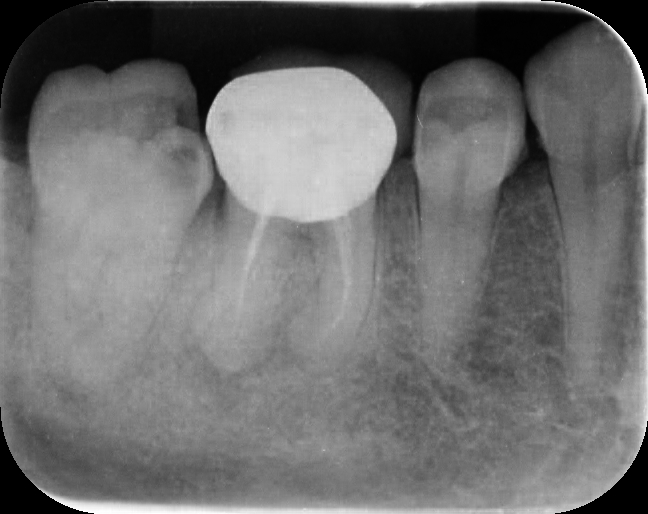
#> input picture project/Data/1-Crown/15.jpg, 648 x 514 px, found by its file name
$ jupyter execute 'Image Thresholding and Segmentation.ipynb'
#> lines starting #> are read from the running program, lines starting #| are printed output that depends on the picture; after the words box and inside, x2 and y2 are one past the last pixel; in counts of white or black regions, pixels touching at a corner belong together; long printed decimals are rounded
[cell 1]
from skimage import io, measure, img_as_ubyte
from skimage.filters import threshold_otsu, threshold_multiotsu
from skimage.color import label2rgb, rgb2gray
from skimage.segmentation import clear_border
import numpy as np
import matplotlib.pyplot as plt

[cell 2]
sample_img = io.imread('Data/1-crown/15.jpg', as_gray=True)
#> sample_img is the input picture: shape (514, 648) float64; min 0, max 1, mean 0.434
print(np.shape(sample_img))
#| (514, 648)
io.imshow(sample_img)

[cell 3]
plt.hist(sample_img.flat, bins='auto', range=(0,1.5))
#> figure, not shown here; tallest bar 10965 high, from x = -4.34e-19 to 0.0061

[cell 4]
background = (sample_img <= 0.6)
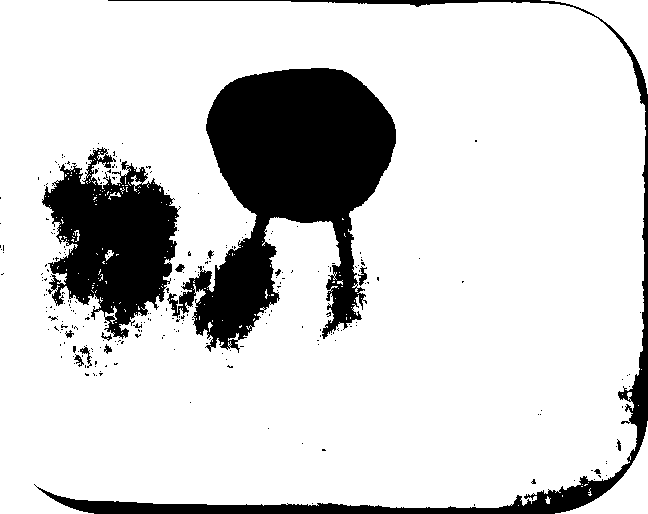
#> background: shape (514, 648) bool; 82.4% white; 269 black regions (254 under 20 px), largest, box (x1, y1, x2, y2) and area: (167, 68, 396, 353) 32139, (42, 147, 181, 339) 15037, (34, 0, 648, 514) 10170
img_data = (sample_img>0.6)
plt.imshow(img_data)

[cell 5]
thresh = threshold_otsu(sample_img)
#> thresh = 0.311
binary = sample_img > thresh
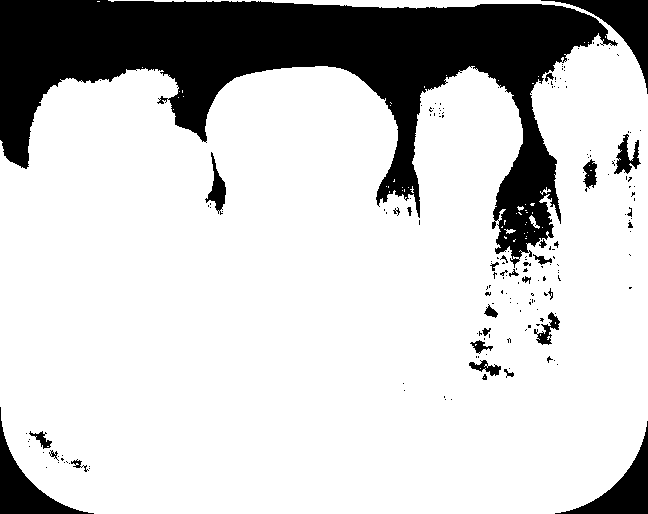
#> binary: shape (514, 648) bool; 79.6% white; 178 black regions (148 under 20 px), largest, box (x1, y1, x2, y2) and area: (0, 0, 618, 268) 57236, (541, 0, 648, 94) 2508, (0, 407, 94, 514) 2508

fig, axes = plt.subplots(ncols=3, figsize=(8, 2.5))
ax = axes.ravel()
ax[0] = plt.subplot(1, 3, 1)
ax[1] = plt.subplot(1, 3, 2)
ax[2] = plt.subplot(1, 3, 3, sharex=ax[0], sharey=ax[0])

ax[0].imshow(sample_img, cmap=plt.cm.gray)
ax[0].set_title('Original')
ax[0].axis('off')

ax[1].hist(sample_img.ravel(), bins=256)
ax[1].set_title('Histogram')
ax[1].axvline(thresh, color='r')

ax[2].imshow(binary, cmap=plt.cm.gray)
ax[2].set_title('Thresholded')
ax[2].axis('off')

plt.show()
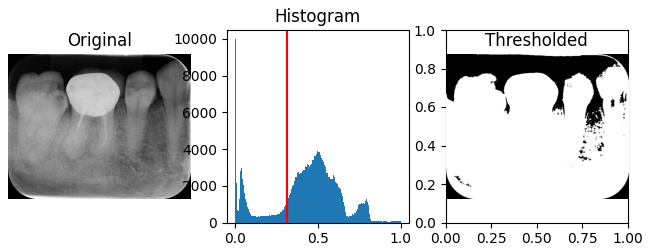
#> figure drawn by matplotlib, 3 panels; panel 2: tallest bar 9980 high, from x = 0 to 0.00391

[cell 6]
# Applying multi-Otsu threshold for the default value, generating
# three classes.
thresholds = threshold_multiotsu(sample_img)
#> thresholds = [0.252, 0.541]

# Using the threshold values, we generate the three regions.
regions = np.digitize(sample_img, bins=thresholds)
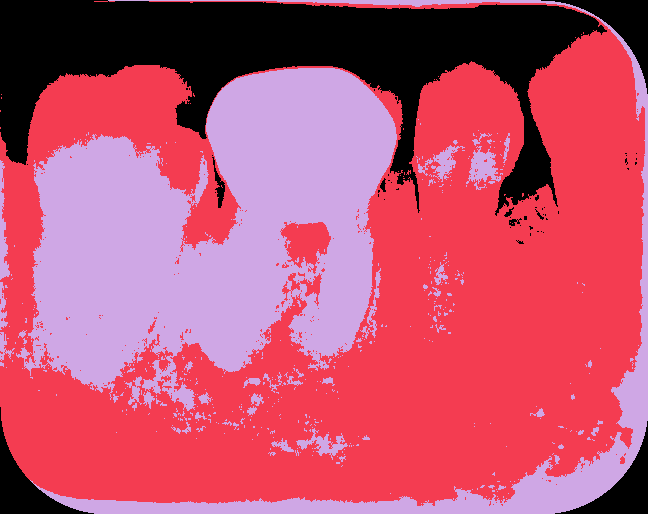
#> regions: shape (514, 648) int64; 3 distinct labels, from 0 to 2; one colour per label, 0 black

fig, ax = plt.subplots(nrows=1, ncols=3, figsize=(10, 3.5))

# Plotting the original image.
ax[0].imshow(sample_img, cmap='gray')
ax[0].set_title('Original')
ax[0].axis('off')

# Plotting the histogram and the two thresholds obtained from
# multi-Otsu.
ax[1].hist(sample_img.ravel(), bins=255)
ax[1].set_title('Histogram')
for thresh in thresholds:
    ax[1].axvline(thresh, color='r')
#> this loop made 2 passes
#> thresh on passes 1 to 2: 0.252, 0.541

# Plotting the Multi Otsu result.
ax[2].imshow(regions, cmap='jet')
ax[2].set_title('Multi-Otsu result')
ax[2].axis('off')

plt.subplots_adjust()

plt.show()
#> figure, not shown here; panel 2: tallest bar 9980 high, from x = 0 to 0.00392

# Image segmentation followed by measurements

[cell 7]
img_as_ubyte(sample_img)
print(np.shape(sample_img))
#| (514, 648)
io.imshow(sample_img)

[cell 8]
plt.hist(sample_img.ravel(), bins='auto')
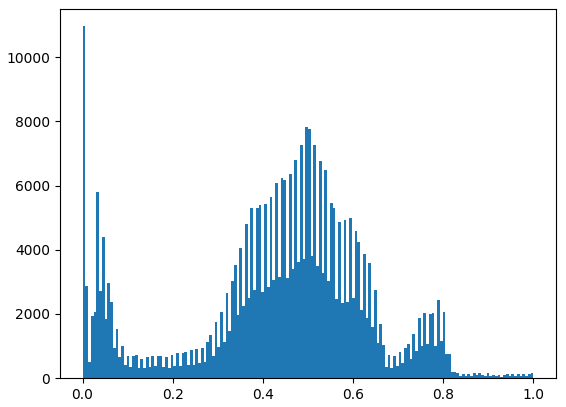
#> figure drawn by matplotlib, 1 panel; tallest bar 10965 high, from x = -4.34e-19 to 0.0061

[cell 9]
threshold = threshold_otsu(sample_img)
#> threshold = 0.311
print(threshold)
#| 0.3105
threshold_img = sample_img<threshold
#> threshold_img: shape (514, 648) bool; 20.4% white; 178 white regions (148 under 20 px)
io.imshow(threshold_img)

[cell 10]
thresholds = threshold_multiotsu(sample_img, classes=3)
print(thresholds)
#| [0.252 0.541]
multi_threshold_img = np.digitize(sample_img, bins=thresholds)
io.imshow(multi_threshold_img)

[cell 11]
# edge_touching_removed = clear_border(multi_threshold_img)
# io.imshow(edge_touching_removed)

[cell 12]
label_image = measure.label(multi_threshold_img, connectivity=sample_img.ndim)
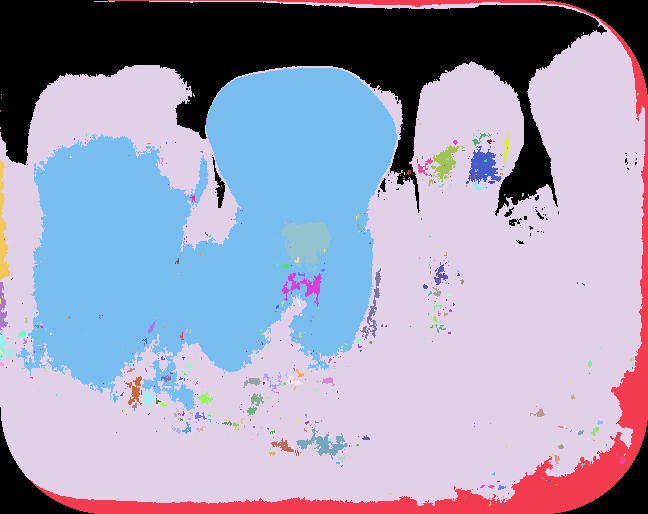
#> label_image: shape (514, 648) int64; 670 distinct labels, from 0 to 669; one colour per label, 0 black
io.imshow(label_image)

[cell 13]
image_label_overlay = label2rgb(label_image, image=sample_img)
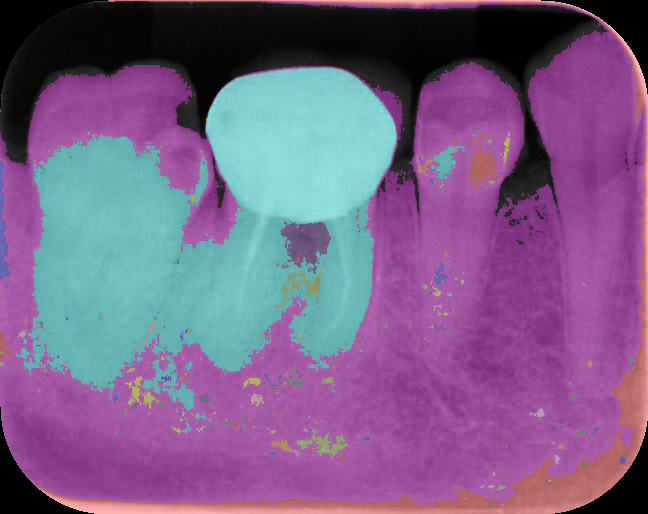
#> image_label_overlay: shape (514, 648, 3) float64; mean R, G, B 0.479, 0.377, 0.533
io.imshow(image_label_overlay)

[cell 14]
properties = ['label', 'area', 'bbox', 'bbox_area', 'centroid', 'filled_image', 'image', 'slice']
props = measure.regionprops_table(label_image, sample_img, properties=properties)
#> props = 12 items

[cell 15]
props

[cell 16]
import pandas as pd
df = pd.DataFrame(props)
#> df = table of 669 rows and 12 columns
df
#> Out = table of 669 rows and 12 columns

[cell 17]
df = df[df['area']>100]
#> df = table of 16 rows and 12 columns
df.head()
#> Out = table of 5 rows and 12 columns

[cell 18]
df
#> Out = table of 16 rows and 12 columns

[cell 19]
len(df.label)
#> Out = 16

### There are 7 most important lables and regions

[cell 20]
img = df['filled_image']
img

[cell 21]
plt.imshow(img[0], cmap='Set3')
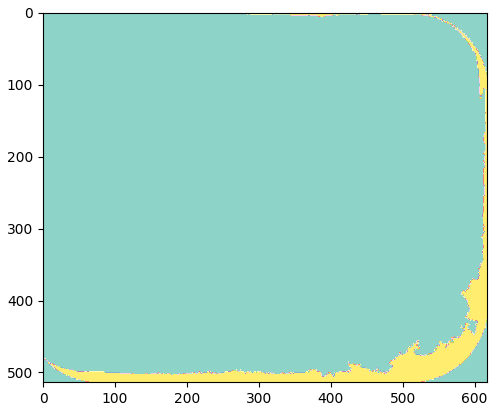
#> figure drawn by matplotlib, 1 panel

[cell 22]
props = measure.regionprops(label_image)
#> props = 669 regions; largest, box (x1, y1, x2, y2) and area: (0, 1, 645, 506) 172806, (16, 68, 397, 411) 77383, (30, 0, 648, 514) 16278, (280, 222, 331, 274) 1593, (466, 146, 501, 184) 692

[cell 23]
img = props[0].image
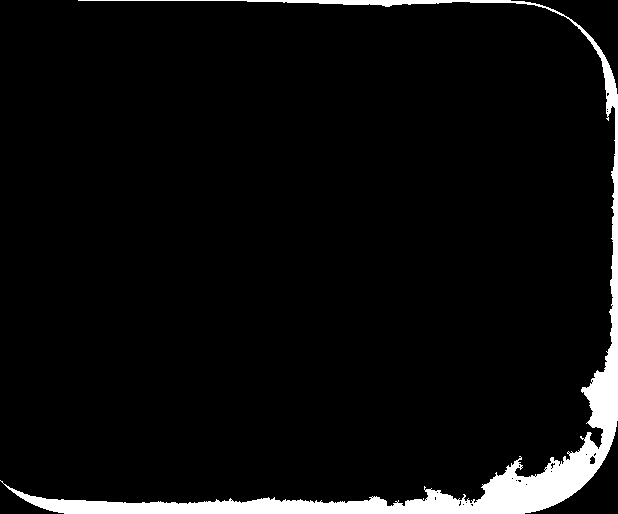
#> img: shape (514, 618) bool; 5.1% white; 1 white region, box (x1, y1, x2, y2) and area: (0, 0, 618, 514) 16278
io.imshow(img)

[cell 24]
img = props[1].image
io.imshow(img)
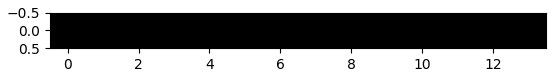
#> figure drawn by matplotlib, 1 panel

$ run again, with project/Data/1-Crown/19.jpg copied over project/Data/1-Crown/15.jpg
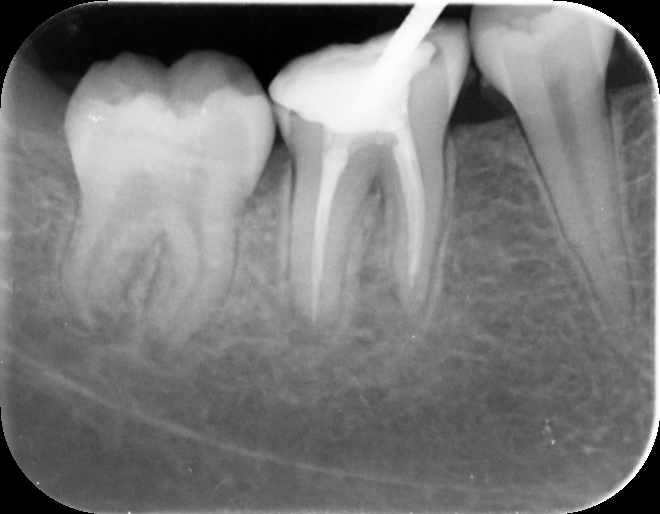
#> input picture project/Data/1-Crown/19.jpg, 660 x 514 px, found by its file name
#> sample_img is the input picture: shape (514, 660) float64; min 0, max 1, mean 0.479
#| (514, 660)
#> background: shape (514, 660) bool; 74.2% white; 233 black regions (214 under 20 px), largest, box (x1, y1, x2, y2) and area: (94, 0, 660, 514) 50519, (65, 84, 272, 318) 34642, (0, 83, 11, 255) 999
#> `thresh = threshold_otsu(sample_img)`: thresh = 0.521
#> binary: shape (514, 660) bool; 37.7% white; 317 white regions (292 under 20 px), largest, box (x1, y1, x2, y2) and area: (24, 0, 660, 514) 122079, (0, 70, 24, 329) 2759, (144, 509, 414, 514) 568
#> thresholds = [0.24, 0.584]
#> `regions = np.digitize(sample_img, bins=thresholds)`:
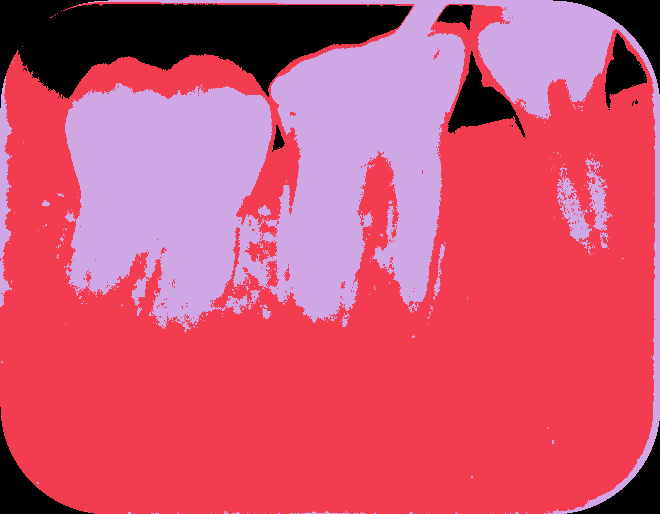
#> regions: shape (514, 660) int64; 3 distinct labels, from 0 to 2; one colour per label, 0 black
#> the loop `for thresh in thresholds:` made 2 passes
#> thresh on passes 1 to 2: 0.24, 0.584
#| (514, 660)
#> threshold = 0.521
#| 0.5215
#> threshold_img: shape (514, 660) bool; 62.3% white; 317 black regions (292 under 20 px)
#| [0.2402 0.584]
#> label_image: shape (514, 660) int64; 372 distinct labels, from 0 to 371
#> `props = measure.regionprops_table(label_image, sample_img, properties=..`: props = 12 items
#> `df = pd.DataFrame(props)`: df = table of 371 rows and 12 columns
#> `df = df[df['area']>100]`: df = table of 7 rows and 12 columns
#> `df.head()`: Out = table of 5 rows and 12 columns
#> `df`: Out = table of 7 rows and 12 columns
#> `len(df.label)`: Out = 7
#> `props = measure.regionprops(label_image)`: props = 371 regions; largest, box (x1, y1, x2, y2) and area: (0, 2, 656, 514) 206069, (65, 0, 660, 514) 92070, (0, 76, 12, 307) 1451, (557, 176, 592, 242) 961, (585, 158, 612, 231) 764
#> `img = props[1].image`:
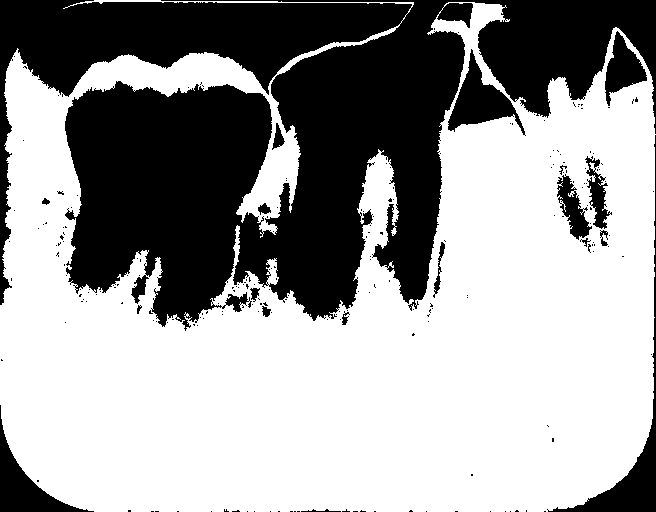
#> img: shape (512, 656) bool; 61.4% white; 224 black regions (205 under 20 px), largest, box (x1, y1, x2, y2) and area: (0, 0, 656, 331) 116782, (547, 135, 656, 512) 3391, (0, 405, 94, 512) 2509

$ run again, with project/Data/1-Crown/2.jpg copied over project/Data/1-Crown/15.jpg
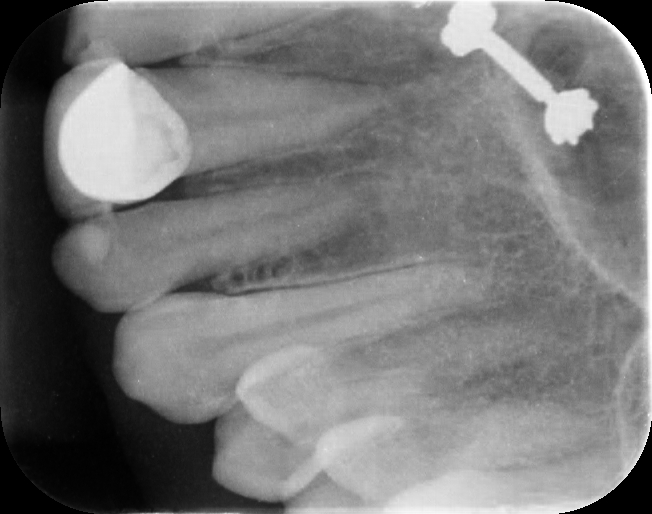
#> input picture project/Data/1-Crown/2.jpg, 652 x 514 px, found by its file name
#> sample_img is the input picture: shape (514, 652) float64; min 0, max 1, mean 0.469
#| (514, 652)
#> background: shape (514, 652) bool; 73.5% white; 240 black regions (229 under 20 px), largest, box (x1, y1, x2, y2) and area: (79, 0, 652, 514) 73604, (58, 57, 193, 206) 13994, (157, 300, 196, 315) 314
#> `thresh = threshold_otsu(sample_img)`: thresh = 0.322
#> binary: shape (514, 652) bool; 80.4% white; 112 black regions (91 under 20 px), largest, box (x1, y1, x2, y2) and area: (0, 0, 286, 514) 56418, (545, 0, 652, 94) 2508, (559, 421, 652, 514) 2401
#> thresholds = [0.275, 0.6]
#> regions: shape (514, 652) int64; 3 distinct labels, from 0 to 2
#> the loop `for thresh in thresholds:` made 2 passes
#> thresh on passes 1 to 2: 0.275, 0.6
#| (514, 652)
#> threshold = 0.322
#| 0.3223
#> threshold_img: shape (514, 652) bool; 19.6% white; 112 white regions (91 under 20 px)
#| [0.2754 0.5996]
#> label_image: shape (514, 652) int64; 466 distinct labels, from 0 to 465
#> `props = measure.regionprops_table(label_image, sample_img, properties=..`: props = 12 items
#> `df = pd.DataFrame(props)`: df = table of 465 rows and 12 columns
#> `df = df[df['area']>100]`: df = table of 6 rows and 12 columns
#> `df.head()`: Out = table of 5 rows and 12 columns
#> `df`: Out = table of 6 rows and 12 columns
#> `len(df.label)`: Out = 6
#> `props = measure.regionprops(label_image)`: props = 465 regions; largest, box (x1, y1, x2, y2) and area: (46, 5, 647, 514) 160537, (79, 0, 652, 514) 76192, (496, 17, 645, 292) 20609, (58, 55, 193, 206) 14039, (414, 424, 432, 439) 139
#> `img = props[1].image`:
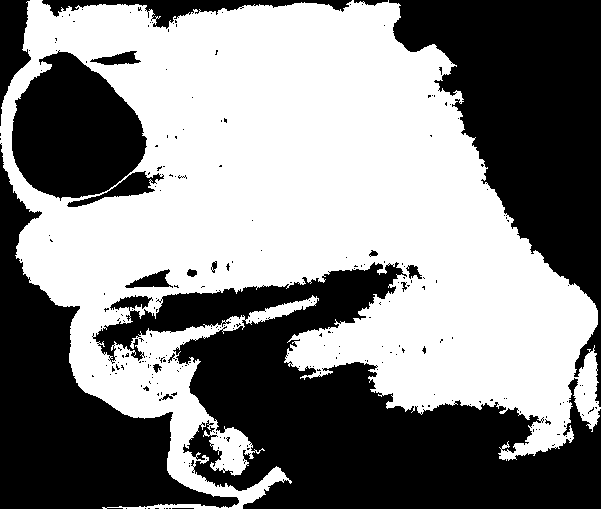
#> img: shape (509, 601) bool; 52.5% white; 258 black regions (239 under 20 px), largest, box (x1, y1, x2, y2) and area: (92, 262, 601, 509) 57239, (389, 0, 601, 407) 37364, (0, 143, 239, 509) 28879
